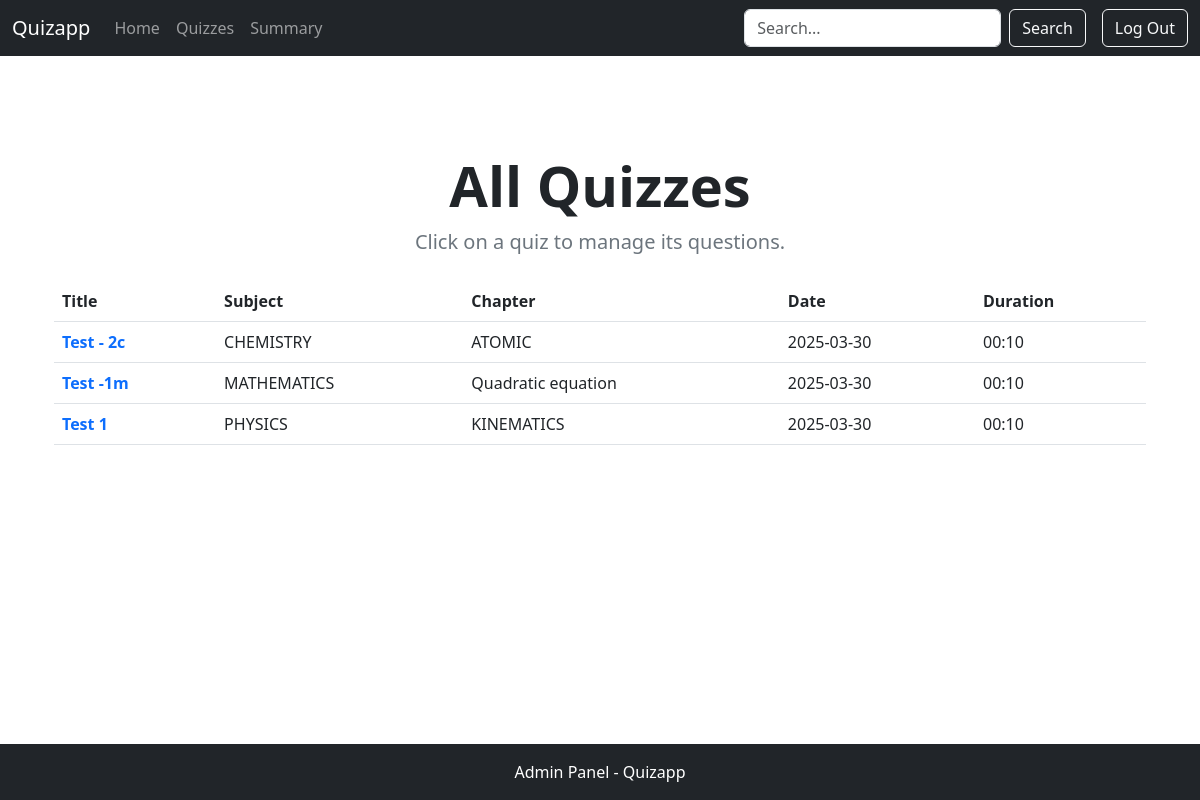
The app's page /admin/all_quizzes with its own data.
### model.py (models this page shows)
class Quiz(db.Model):
    quiz_id = db.Column(db.Integer, primary_key=True)
    chapter_id = db.Column(db.Integer, db.ForeignKey('chapter.chapter_id', ondelete="CASCADE"), nullable=False)
    title = db.Column(db.String(255), nullable=False)
    date_of_quiz = db.Column(db.DateTime, nullable=False, default=datetime.utcnow)
    time_duration = db.Column(db.String(5), nullable=False)  # Format: HH:MM
    scores = db.relationship("Score", back_populates="quiz", cascade="all, delete-orphan")
    questions = db.relationship("Question", backref="quiz", cascade="all, delete-orphan")

class Subject(db.Model):
    subject_id = db.Column(db.Integer, primary_key=True)
    name = db.Column(db.String(255), unique=True, nullable=False)
    description = db.Column(db.Text, nullable=True)
    chapters = db.relationship('Chapter', backref='subject', cascade="all, delete-orphan", lazy=True)

class Chapter(db.Model):
    chapter_id = db.Column(db.Integer, primary_key=True)
    subject_id = db.Column(db.Integer, db.ForeignKey('subject.subject_id', ondelete="CASCADE"), nullable=False)
    name = db.Column(db.String(255), nullable=False)
    description = db.Column(db.Text, nullable=True)
    quizzes = db.relationship('Quiz', backref='chapter', cascade="all, delete-orphan", lazy=True)

### app.py (the view)
@app.route("/admin/all_quizzes")
def all_quizzes():
    quizzes = db.session.query(
        Quiz.quiz_id, Quiz.title, Quiz.date_of_quiz, Quiz.time_duration, Chapter.name.label("chapter_name"), Subject.name.label("subject_name")
    ).join(Chapter, Quiz.chapter_id == Chapter.chapter_id) \
     .join(Subject, Chapter.subject_id == Subject.subject_id) \
     .order_by(Quiz.date_of_quiz.desc()).all()
    return render_template("admin/all_quizzes.html", quizzes=quizzes)

### templates/admin/all_quizzes.html
{% extends "admin_layout.html" %}
{% block body %}
<div class="container my-5">
    <h1 class="display-4 text-center text-dark fw-bold">All Quizzes</h1>
    <p class="lead text-center text-secondary">Click on a quiz to manage its questions.</p>
    <table class="table table-hover mt-4">
        <thead>
            <tr>
                <th>Title</th>
                <th>Subject</th>
                <th>Chapter</th>
                <th>Date</th>
                <th>Duration</th>
            </tr>
        </thead>
        <tbody>
            {% for quiz in quizzes %}
            <tr>
                <td>
                    <a href="{{ url_for('quiz_details', quiz_id=quiz.quiz_id) }}" class="text-decoration-none fw-bold">
                        {{ quiz.title }}
                    </a>
                </td>
                <td>{{ quiz.subject_name }}</td>
                <td>{{ quiz.chapter_name }}</td>
                <td>{{ quiz.date_of_quiz.strftime('%Y-%m-%d') }}</td>
                <td>{{ quiz.time_duration }}</td>
            </tr>
            {% endfor %}
        </tbody>
    </table>
</div>
{% endblock %}

### records on screen
Quiz: title "Test - 2c", subject_name "CHEMISTRY", chapter_name "ATOMIC", date_of_quiz "2025-03-30", time_duration "00:10"
Quiz: title "Test -1m", subject_name "MATHEMATICS", chapter_name "Quadratic equation", date_of_quiz "2025-03-30", time_duration "00:10"
Quiz: title "Test 1", subject_name "PHYSICS", chapter_name "KINEMATICS", date_of_quiz "2025-03-30", time_duration "00:10"
